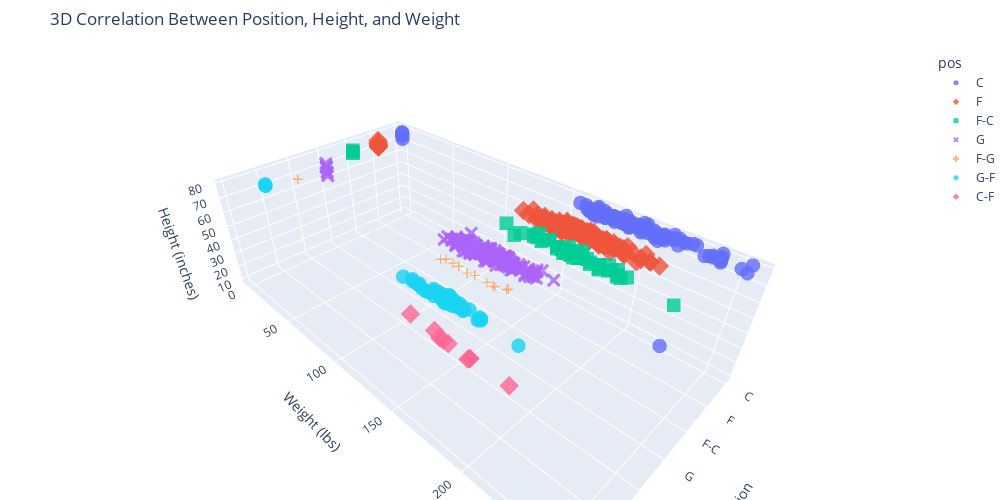

The notebook cell this image was saved under:
### Markdown cell above
The **graph** shows that most players are **guards ($309$)** and **forwards ($230$)**, with fewer **centers ($130$)**.  

**Hybrid positions** like **forward-center ($70$)**, **guard-forward ($55$)**, **forward-guard ($12$)**, and **center-forward ($9$)** are much less common.  

Overall, **traditional positions dominate**, while **hybrid roles** make up a **small, specialized minority**.

### Code cell
psd.position_height_weight()

### Figure 1 — Plotly figure (JSON) as saved in the notebook; plotly's stock layout.template omitted (floating-point values rounded to 4 significant figures; data arrays with more than 128 entries replaced by an {"elided": "..."} marker saying what was removed)
{"data": [{"customdata": {"elided": "130x2 str values"}, "hovertemplate": "pos=%{x}<br>weight=%{y}<br>height=%{z}<br>bioID=%{customdata[0]}<br>college=%{customdata[1]}<extra></extra>", "legendgroup": "C", "marker": {"color": "#636efa", "opacity": 0.8, "size": 5, "symbol": "circle"}, "mode": "markers", "name": "C", "scene": "scene", "showlegend": true, "type": "scatter3d", "x": {"elided": "130 str values"}, "y": {"elided": "130 int values"}, "z": {"elided": "130 float values"}}, {"customdata": {"elided": "228x2 str values"}, "hovertemplate": "pos=%{x}<br>weight=%{y}<br>height=%{z}<br>bioID=%{customdata[0]}<br>college=%{customdata[1]}<extra></extra>", "legendgroup": "F", "marker": {"color": "#EF553B", "opacity": 0.8, "size": 5, "symbol": "diamond"}, "mode": "markers", "name": "F", "scene": "scene", "showlegend": true, "type": "scatter3d", "x": {"elided": "228 str values"}, "y": {"elided": "228 int values"}, "z": {"elided": "228 float values"}}, {"customdata": {"elided": "69x2 str values"}, "hovertemplate": "pos=%{x}<br>weight=%{y}<br>height=%{z}<br>bioID=%{customdata[0]}<br>college=%{customdata[1]}<extra></extra>", "legendgroup": "F-C", "marker": {"color": "#00cc96", "opacity": 0.8, "size": 5, "symbol": "square"}, "mode": "markers", "name": "F-C", "scene": "scene", "showlegend": true, "type": "scatter3d", "x": ["F-C", "F-C", "F-C", "F-C", "F-C", "F-C", "F-C", "F-C", "F-C", "F-C", "F-C", "F-C", "F-C", "F-C", "F-C", "F-C", "F-C", "F-C", "F-C", "F-C", "F-C", "F-C", "F-C", "F-C", "F-C", "F-C", "F-C", "F-C", "F-C", "F-C", "F-C", "F-C", "F-C", "F-C", "F-C", "F-C", "F-C", "F-C", "F-C", "F-C", "F-C", "F-C", "F-C", "F-C", "F-C", "F-C", "F-C", "F-C", "F-C", "F-C", "F-C", "F-C", "F-C", "F-C", "F-C", "F-C", "F-C", "F-C", "F-C", "F-C", "F-C", "F-C", "F-C", "F-C", "F-C", "F-C", "F-C", "F-C", "F-C"], "y": [239, 180, 175, 188, 0, 185, 178, 210, 183, 178, 170, 141, 0, 183, 187, 0, 190, 195, 190, 185, 185, 190, 160, 180, 163, 185, 190, 0, 188, 175, 187, 179, 215, 210, 205, 184, 147, 212, 186, 180, 180, 179, 188, 175, 182, 175, 182, 190, 175, 200, 181, 162, 200, 190, 195, 160, 183, 166, 151, 165, 180, 200, 207, 190, 200, 170, 210, 205, 193], "z": [73.0, 76.0, 75.0, 74.0, 74.0, 77.0, 75.0, 78.0, 74.0, 75.0, 77.0, 75.0, 75.0, 74.0, 77.0, 76.0, 77.0, 74.0, 79.0, 73.0, 75.0, 75.0, 75.0, 75.0, 78.0, 76.0, 77.0, 75.0, 76.0, 74.0, 77.0, 75.0, 76.0, 75.0, 78.0, 74.0, 70.0, 74.0, 75.0, 74.0, 75.0, 73.0, 74.0, 75.0, 78.0, 75.0, 75.0, 77.0, 75.0, 74.0, 74.0, 75.0, 76.0, 75.0, 75.0, 76.0, 75.0, 75.0, 73.0, 74.0, 74.0, 76.0, 76.0, 76.0, 73.0, 77.0, 74.0, 75.0, 76.0]}, {"customdata": {"elided": "307x2 str values"}, "hovertemplate": "pos=%{x}<br>weight=%{y}<br>height=%{z}<br>bioID=%{customdata[0]}<br>college=%{customdata[1]}<extra></extra>", "legendgroup": "G", "marker": {"color": "#ab63fa", "opacity": 0.8, "size": 5, "symbol": "x"}, "mode": "markers", "name": "G", "scene": "scene", "showlegend": true, "type": "scatter3d", "x": {"elided": "307 str values"}, "y": {"elided": "307 int values"}, "z": {"elided": "307 float values"}}, {"customdata": [["alhalta01w", "DePaul"], ["bosweca01w", "Illinois State"], ["castriz01w", null], ["gibsoke01w", "Maryland"], ["hodgesa01w", "New Orleans"], ["perpeer01w", "The Master's College"], ["pridely01w", "Kansas"], ["robincr01w", "SE Oklahoma State"], ["samsh01w", "Vanderbilt"], ["stedika01w", "Stanford"], ["swoopsh01w", "Texas Tech"], ["tauradi01w", "Connecticut"]], "hovertemplate": "pos=%{x}<br>weight=%{y}<br>height=%{z}<br>bioID=%{customdata[0]}<br>college=%{customdata[1]}<extra></extra>", "legendgroup": "F-G", "marker": {"color": "#FFA15A", "opacity": 0.8, "size": 5, "symbol": "cross"}, "mode": "markers", "name": "F-G", "scene": "scene", "showlegend": true, "type": "scatter3d", "x": ["F-G", "F-G", "F-G", "F-G", "F-G", "F-G", "F-G", "F-G", "F-G", "F-G", "F-G", "F-G"], "y": [149, 168, 140, 136, 0, 181, 180, 155, 160, 173, 145, 172], "z": [72.0, 72.0, 72.0, 70.0, 69.0, 75.0, 74.0, 71.0, 72.0, 72.0, 72.0, 72.0]}, {"customdata": [["atkinla01w", "North Carolina"], ["atunrmo01w", "Texas A&M"], ["aycocan01w", "Kansas"], ["beardal01w", "Duke"], ["bibrzag01w", null], ["browned01w", "Texas"], ["byearla01w", "DePaul"], ["cantydo01w", "Alabama"], ["carsoes01w", "Rutgers"], ["cartede01w", "Georgia"], ["colemma01w", "Maryland"], ["colleka01w", "Maryland"], ["dalesst01w", "Oklahoma"], ["douglka01w", "Purdue"], ["edwarte01w", "Georgia"], ["fallotr01w", null], ["fordki01w", "Georgia Tech"], ["gaypi01w", "Louisiana State"], ["gearlka01w", "Purdue"], ["groomla01w", "Georgia"], ["hibbeka01w", "Louisiana State"], ["hodgeda01w", "St. Joseph's"], ["holmese01w", "UNLV"], ["joensca01w", "George Washington"], ["johnsvi01w", "Louisiana Tech"], ["jonesch01w", "Houston"], ["mabikmw01w", null], ["maigaha01w", "Old Dominion"], ["mccaiti01w", "Kentucky"], ["mccarst01w", "Purdue"], ["mccrada01w", "Kansas"], ["montgal01w", "Georgia Tech"], ["mooreta01w", "Wisconsin"], ["nolande01w", "Georgia"], ["oheaje01w", "Australian Institute of Sport"], ["oneilkr01w", "Washington"], ["perazja01w", "Maryland"], ["pricear01w", "Mississippi"], ["redmoka01w", "Gonzaga"], ["rolanja01w", "Purdue"], ["ruffje01w", "Washington State"], ["salesny01w", "Connecticut"], ["schwege01w", "Duke"], ["smithka01w", "Ohio State"], ["stricsh01w", "Tennessee"], ["strotan01w", "Connecticut"], ["sykesap01w", "Rutgers"], ["traviti01w", "Flordia"], ["tunsine01w", "Iowa State"], ["turneba01w", "Connecticut"], ["webbum01w", "North Carolina State"], ["willile02w", "DePaul"], ["willisa01w", "Auburn"], ["wojtaju01w", "Wisconsin-Green Bay"]], "hovertemplate": "pos=%{x}<br>weight=%{y}<br>height=%{z}<br>bioID=%{customdata[0]}<br>college=%{customdata[1]}<extra></extra>", "legendgroup": "G-F", "marker": {"color": "#19d3f3", "opacity": 0.8, "size": 5, "symbol": "circle"}, "mode": "markers", "name": "G-F", "scene": "scene", "showlegend": true, "type": "scatter3d", "x": ["G-F", "G-F", "G-F", "G-F", "G-F", "G-F", "G-F", "G-F", "G-F", "G-F", "G-F", "G-F", "G-F", "G-F", "G-F", "G-F", "G-F", "G-F", "G-F", "G-F", "G-F", "G-F", "G-F", "G-F", "G-F", "G-F", "G-F", "G-F", "G-F", "G-F", "G-F", "G-F", "G-F", "G-F", "G-F", "G-F", "G-F", "G-F", "G-F", "G-F", "G-F", "G-F", "G-F", "G-F", "G-F", "G-F", "G-F", "G-F", "G-F", "G-F", "G-F", "G-F", "G-F", "G-F"], "y": [172, 143, 172, 160, 168, 163, 206, 162, 165, 185, 160, 145, 155, 167, 155, 165, 153, 183, 184, 160, 140, 170, 155, 165, 150, 150, 165, 160, 167, 155, 170, 185, 167, 147, 174, 158, 170, 133, 0, 167, 140, 184, 160, 174, 178, 166, 0, 145, 170, 172, 162, 155, 0, 175], "z": [72.0, 70.0, 74.0, 71.0, 74.0, 69.0, 71.0, 69.0, 72.0, 72.0, 73.0, 70.0, 72.0, 72.0, 71.0, 75.0, 70.0, 71.0, 73.0, 70.0, 70.0, 73.0, 73.0, 71.0, 69.0, 69.0, 71.0, 73.0, 70.0, 69.0, 71.0, 73.0, 71.0, 69.0, 73.0, 73.0, 72.0, 69.0, 73.0, 73.0, 71.0, 72.0, 72.0, 71.0, 74.0, 75.0, 72.0, 71.0, 73.0, 72.0, 70.0, 71.0, 72.0, 72.0]}, {"customdata": [["farriba01w", "Tulane"], ["griffyo01w", "Florida Atlantic"], ["machacl01w", "Old Dominion"], ["mcgeepa01w", "USC"], ["mckivte01w", "Tulane"], ["melvich01w", "North Carolina State"], ["terryka01w", "Georgia Tech"], ["tilliic01w", "Duke"], ["whitiva01w", "Stanford"]], "hovertemplate": "pos=%{x}<br>weight=%{y}<br>height=%{z}<br>bioID=%{customdata[0]}<br>college=%{customdata[1]}<extra></extra>", "legendgroup": "C-F", "marker": {"color": "#FF6692", "opacity": 0.8, "size": 5, "symbol": "diamond"}, "mode": "markers", "name": "C-F", "scene": "scene", "showlegend": true, "type": "scatter3d", "x": ["C-F", "C-F", "C-F", "C-F", "C-F", "C-F", "C-F", "C-F", "C-F"], "y": [200, 188, 180, 200, 220, 185, 183, 165, 199], "z": [75.0, 75.0, 77.0, 75.0, 75.0, 75.0, 75.0, 77.0, 74.0]}], "layout": {"height": 500, "legend": {"title": {"text": "pos"}, "tracegroupgap": 0}, "margin": {"b": 0, "l": 0, "r": 0, "t": 50}, "scene": {"domain": {"x": [0, 1], "y": [0, 1]}, "xaxis": {"categoryarray": ["C", "F", "F-C", "G", "F-G", "G-F", "C-F"], "categoryorder": "array", "title": {"text": "Position"}}, "yaxis": {"title": {"text": "Weight (lbs)"}}, "zaxis": {"title": {"text": "Height (inches)"}}}, "title": {"text": "3D Correlation Between Position, Height, and Weight"}, "width": 1000}}
